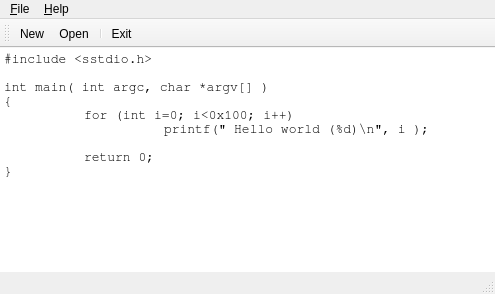
<ui version="4.0" >
 <class>MainWindow1</class>
 <widget class="QMainWindow" name="MainWindow1" >
  <property name="geometry" >
   <rect>
    <x>0</x>
    <y>0</y>
    <width>495</width>
    <height>294</height>
   </rect>
  </property>
  <property name="windowTitle" >
   <string>MainWindow</string>
  </property>
  <widget class="QWidget" name="centralwidget" >
   <layout class="QGridLayout" >
    <property name="margin" >
     <number>0</number>
    </property>
    <property name="spacing" >
     <number>0</number>
    </property>
    <item row="0" column="0" >
     <widget class="QTextEdit" name="textEdit" >
      <property name="font" >
       <font>
        <family>FreeMono</family>
        <pointsize>10</pointsize>
        <weight>50</weight>
        <italic>false</italic>
        <bold>false</bold>
        <underline>false</underline>
        <strikeout>false</strikeout>
       </font>
      </property>
      <property name="frameShape" >
       <enum>QFrame::NoFrame</enum>
      </property>
      <property name="lineWidth" >
       <number>0</number>
      </property>
      <property name="lineWrapMode" >
       <enum>QTextEdit::NoWrap</enum>
      </property>
      <property name="html" >
       <string>&lt;html>&lt;head>&lt;meta name="qrichtext" content="1" />&lt;style type="text/css">
p, li { white-space: pre-wrap; }
&lt;/style>&lt;/head>&lt;body style=" font-family:FreeMono; font-size:10pt; font-weight:400; font-style:normal; text-decoration:none;">
&lt;p style=" margin-top:0px; margin-bottom:0px; margin-left:0px; margin-right:0px; -qt-block-indent:0; text-indent:0px;">#include &amp;lt;sstdio.h&amp;gt;&lt;/p>
&lt;p style="-qt-paragraph-type:empty; margin-top:0px; margin-bottom:0px; margin-left:0px; margin-right:0px; -qt-block-indent:0; text-indent:0px;">&lt;/p>
&lt;p style=" margin-top:0px; margin-bottom:0px; margin-left:0px; margin-right:0px; -qt-block-indent:0; text-indent:0px;">int main( int argc, char *argv[] )&lt;/p>
&lt;p style=" margin-top:0px; margin-bottom:0px; margin-left:0px; margin-right:0px; -qt-block-indent:0; text-indent:0px;">{&lt;/p>
&lt;p style=" margin-top:0px; margin-bottom:0px; margin-left:0px; margin-right:0px; -qt-block-indent:0; text-indent:0px;">	for (int i=0; i&amp;lt;0x100; i++)&lt;/p>
&lt;p style=" margin-top:0px; margin-bottom:0px; margin-left:0px; margin-right:0px; -qt-block-indent:0; text-indent:0px;">		printf(" Hello world (%d)\n", i );&lt;/p>
&lt;p style=" margin-top:0px; margin-bottom:0px; margin-left:0px; margin-right:0px; -qt-block-indent:0; text-indent:0px;">	&lt;/p>
&lt;p style=" margin-top:0px; margin-bottom:0px; margin-left:0px; margin-right:0px; -qt-block-indent:0; text-indent:0px;">	return 0;&lt;/p>
&lt;p style=" margin-top:0px; margin-bottom:0px; margin-left:0px; margin-right:0px; -qt-block-indent:0; text-indent:0px;">}&lt;/p>&lt;/body>&lt;/html></string>
      </property>
      <property name="acceptRichText" >
       <bool>false</bool>
      </property>
     </widget>
    </item>
   </layout>
  </widget>
  <widget class="QMenuBar" name="menubar" >
   <property name="geometry" >
    <rect>
     <x>0</x>
     <y>0</y>
     <width>495</width>
     <height>35</height>
    </rect>
   </property>
   <widget class="QMenu" name="menu_Help" >
    <property name="title" >
     <string>&amp;Help</string>
    </property>
    <addaction name="action_About" />
    <addaction name="actionAbout_Qt" />
   </widget>
   <widget class="QMenu" name="menu_File" >
    <property name="title" >
     <string>&amp;File</string>
    </property>
    <addaction name="action_New" />
    <addaction name="action_Open" />
    <addaction name="separator" />
    <addaction name="actionE_xit" />
   </widget>
   <addaction name="menu_File" />
   <addaction name="menu_Help" />
  </widget>
  <widget class="QStatusBar" name="statusbar" />
  <widget class="QToolBar" name="toolBar" >
   <property name="orientation" >
    <enum>Qt::Horizontal</enum>
   </property>
   <attribute name="toolBarArea" >
    <number>4</number>
   </attribute>
   <addaction name="action_New" />
   <addaction name="action_Open" />
   <addaction name="separator" />
   <addaction name="actionE_xit" />
  </widget>
  <action name="action_About" >
   <property name="text" >
    <string>&amp;About</string>
   </property>
  </action>
  <action name="actionAbout_Qt" >
   <property name="text" >
    <string>About &amp;Qt</string>
   </property>
  </action>
  <action name="action_New" >
   <property name="text" >
    <string>&amp;New</string>
   </property>
  </action>
  <action name="action_Open" >
   <property name="text" >
    <string>&amp;Open...</string>
   </property>
  </action>
  <action name="actionE_xit" >
   <property name="text" >
    <string>E&amp;xit</string>
   </property>
  </action>
 </widget>
 <layoutdefault spacing="1" margin="1" />
 <resources/>
 <connections/>
</ui>
